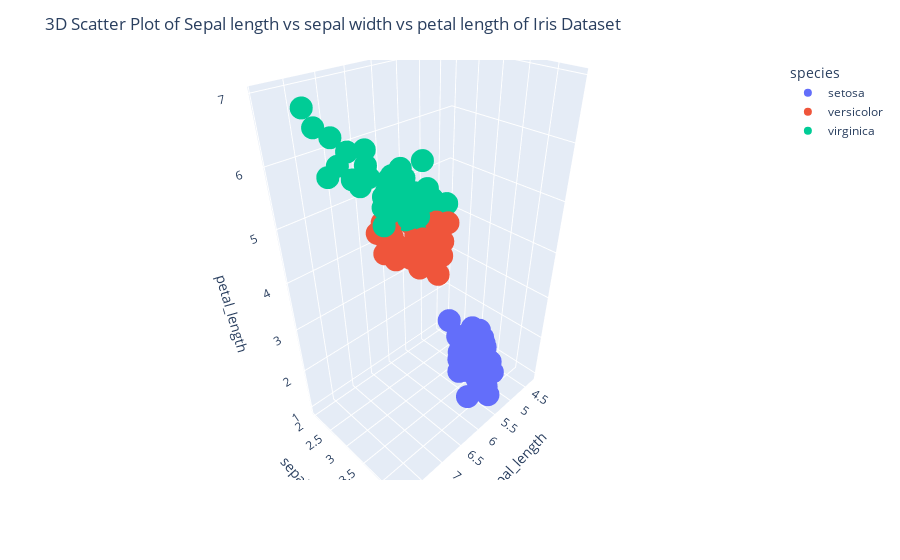

Notebook cell for this chart:
### Markdown cell above
# 8. 3D Scatter Plot

### Code cell
fig8 = px.scatter_3d(df, x='sepal_length', y='sepal_width', z='petal_length', color='species')
fig8.update_layout(title='3D Scatter Plot of Sepal length vs sepal width vs petal length of Iris Dataset')
fig8.show()
# save the plot
fig8.write_html("./output/14_3dscatterplot.html")

### Figure 1 — Plotly figure (JSON) as saved in the notebook; plotly's stock layout.template omitted (floating-point values rounded to 4 significant figures)
{"data": [{"hovertemplate": "species=setosa<br>sepal_length=%{x}<br>sepal_width=%{y}<br>petal_length=%{z}<extra></extra>", "legendgroup": "setosa", "marker": {"color": "#636efa", "symbol": "circle"}, "mode": "markers", "name": "setosa", "scene": "scene", "showlegend": true, "type": "scatter3d", "x": [5.1, 4.9, 4.7, 4.6, 5, 5.4, 4.6, 5, 4.4, 4.9, 5.4, 4.8, 4.8, 4.3, 5.8, 5.7, 5.4, 5.1, 5.7, 5.1, 5.4, 5.1, 4.6, 5.1, 4.8, 5, 5, 5.2, 5.2, 4.7, 4.8, 5.4, 5.2, 5.5, 4.9, 5, 5.5, 4.9, 4.4, 5.1, 5, 4.5, 4.4, 5, 5.1, 4.8, 5.1, 4.6, 5.3, 5], "y": [3.5, 3, 3.2, 3.1, 3.6, 3.9, 3.4, 3.4, 2.9, 3.1, 3.7, 3.4, 3, 3, 4, 4.4, 3.9, 3.5, 3.8, 3.8, 3.4, 3.7, 3.6, 3.3, 3.4, 3, 3.4, 3.5, 3.4, 3.2, 3.1, 3.4, 4.1, 4.2, 3.1, 3.2, 3.5, 3.6, 3, 3.4, 3.5, 2.3, 3.2, 3.5, 3.8, 3, 3.8, 3.2, 3.7, 3.3], "z": [1.4, 1.4, 1.3, 1.5, 1.4, 1.7, 1.4, 1.5, 1.4, 1.5, 1.5, 1.6, 1.4, 1.1, 1.2, 1.5, 1.3, 1.4, 1.7, 1.5, 1.7, 1.5, 1, 1.7, 1.9, 1.6, 1.6, 1.5, 1.4, 1.6, 1.6, 1.5, 1.5, 1.4, 1.5, 1.2, 1.3, 1.4, 1.3, 1.5, 1.3, 1.3, 1.3, 1.6, 1.9, 1.4, 1.6, 1.4, 1.5, 1.4]}, {"hovertemplate": "species=versicolor<br>sepal_length=%{x}<br>sepal_width=%{y}<br>petal_length=%{z}<extra></extra>", "legendgroup": "versicolor", "marker": {"color": "#EF553B", "symbol": "circle"}, "mode": "markers", "name": "versicolor", "scene": "scene", "showlegend": true, "type": "scatter3d", "x": [7, 6.4, 6.9, 5.5, 6.5, 5.7, 6.3, 4.9, 6.6, 5.2, 5, 5.9, 6, 6.1, 5.6, 6.7, 5.6, 5.8, 6.2, 5.6, 5.9, 6.1, 6.3, 6.1, 6.4, 6.6, 6.8, 6.7, 6, 5.7, 5.5, 5.5, 5.8, 6, 5.4, 6, 6.7, 6.3, 5.6, 5.5, 5.5, 6.1, 5.8, 5, 5.6, 5.7, 5.7, 6.2, 5.1, 5.7], "y": [3.2, 3.2, 3.1, 2.3, 2.8, 2.8, 3.3, 2.4, 2.9, 2.7, 2, 3, 2.2, 2.9, 2.9, 3.1, 3, 2.7, 2.2, 2.5, 3.2, 2.8, 2.5, 2.8, 2.9, 3, 2.8, 3, 2.9, 2.6, 2.4, 2.4, 2.7, 2.7, 3, 3.4, 3.1, 2.3, 3, 2.5, 2.6, 3, 2.6, 2.3, 2.7, 3, 2.9, 2.9, 2.5, 2.8], "z": [4.7, 4.5, 4.9, 4, 4.6, 4.5, 4.7, 3.3, 4.6, 3.9, 3.5, 4.2, 4, 4.7, 3.6, 4.4, 4.5, 4.1, 4.5, 3.9, 4.8, 4, 4.9, 4.7, 4.3, 4.4, 4.8, 5, 4.5, 3.5, 3.8, 3.7, 3.9, 5.1, 4.5, 4.5, 4.7, 4.4, 4.1, 4, 4.4, 4.6, 4, 3.3, 4.2, 4.2, 4.2, 4.3, 3, 4.1]}, {"hovertemplate": "species=virginica<br>sepal_length=%{x}<br>sepal_width=%{y}<br>petal_length=%{z}<extra></extra>", "legendgroup": "virginica", "marker": {"color": "#00cc96", "symbol": "circle"}, "mode": "markers", "name": "virginica", "scene": "scene", "showlegend": true, "type": "scatter3d", "x": [6.3, 5.8, 7.1, 6.3, 6.5, 7.6, 4.9, 7.3, 6.7, 7.2, 6.5, 6.4, 6.8, 5.7, 5.8, 6.4, 6.5, 7.7, 7.7, 6, 6.9, 5.6, 7.7, 6.3, 6.7, 7.2, 6.2, 6.1, 6.4, 7.2, 7.4, 7.9, 6.4, 6.3, 6.1, 7.7, 6.3, 6.4, 6, 6.9, 6.7, 6.9, 5.8, 6.8, 6.7, 6.7, 6.3, 6.5, 6.2, 5.9], "y": [3.3, 2.7, 3, 2.9, 3, 3, 2.5, 2.9, 2.5, 3.6, 3.2, 2.7, 3, 2.5, 2.8, 3.2, 3, 3.8, 2.6, 2.2, 3.2, 2.8, 2.8, 2.7, 3.3, 3.2, 2.8, 3, 2.8, 3, 2.8, 3.8, 2.8, 2.8, 2.6, 3, 3.4, 3.1, 3, 3.1, 3.1, 3.1, 2.7, 3.2, 3.3, 3, 2.5, 3, 3.4, 3], "z": [6, 5.1, 5.9, 5.6, 5.8, 6.6, 4.5, 6.3, 5.8, 6.1, 5.1, 5.3, 5.5, 5, 5.1, 5.3, 5.5, 6.7, 6.9, 5, 5.7, 4.9, 6.7, 4.9, 5.7, 6, 4.8, 4.9, 5.6, 5.8, 6.1, 6.4, 5.6, 5.1, 5.6, 6.1, 5.6, 5.5, 4.8, 5.4, 5.6, 5.1, 5.1, 5.9, 5.7, 5.2, 5, 5.2, 5.4, 5.1]}], "layout": {"legend": {"title": {"text": "species"}, "tracegroupgap": 0}, "margin": {"t": 60}, "scene": {"domain": {"x": [0, 1], "y": [0, 1]}, "xaxis": {"title": {"text": "sepal_length"}}, "yaxis": {"title": {"text": "sepal_width"}}, "zaxis": {"title": {"text": "petal_length"}}}, "title": {"text": "3D Scatter Plot of Sepal length vs sepal width vs petal length of Iris Dataset"}}}
